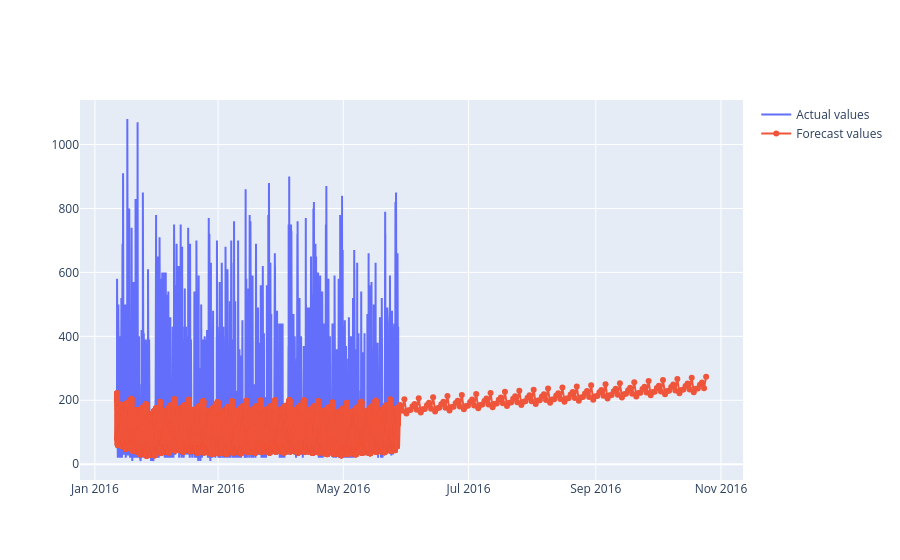

Notebook code for this chart:
### Code cell
# plot the predicted vs the actual values
fig3= go.Figure([go.Scatter(x=data['ds'],
                            y=data['y'],
                            mode='lines',
                            name='Actual values'
                            )])

fig3.add_trace(go.Scatter(x=preds1['ds'],
                          y=preds1['yhat'],
                          mode='lines+markers',
                          name= 'Forecast values'
                          ))

fig3.show()

### Figure 1 — Plotly figure (JSON) as saved in the notebook; plotly's stock layout.template omitted (floating-point values rounded to 4 significant figures; data arrays with more than 128 entries replaced by an {"elided": "..."} marker saying what was removed)
{"data": [{"mode": "lines", "name": "Actual values", "type": "scatter", "x": {"elided": "19735 str values"}, "y": {"elided": "19735 int values"}}, {"mode": "lines+markers", "name": "Forecast values", "type": "scatter", "x": {"elided": "19885 str values"}, "y": {"elided": "19885 float values"}}], "layout": {}}
